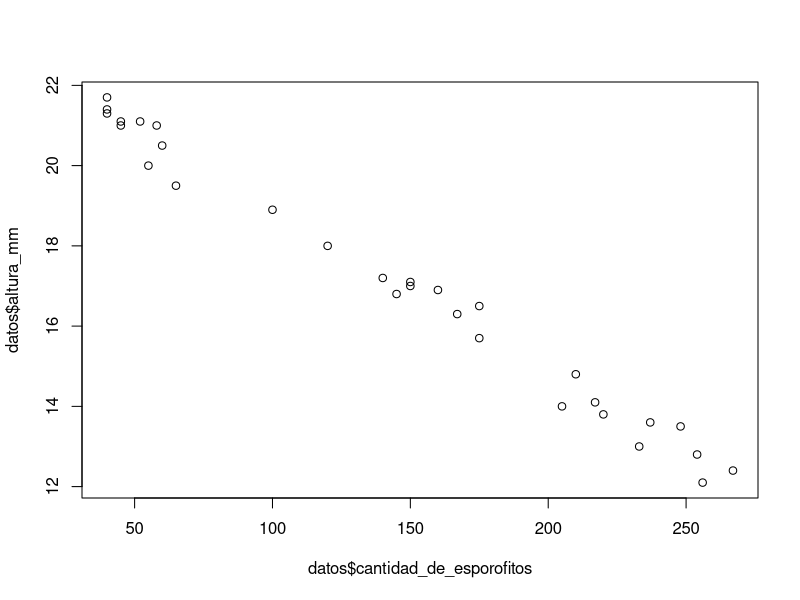
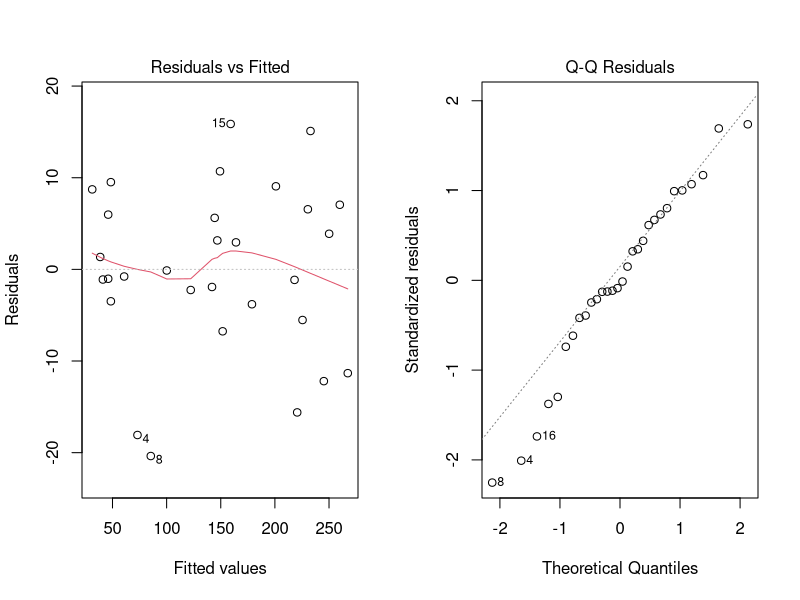

The R source for these figures, in order:
## ---- chunk 1
# Instalación y carga de paquetes  
# Incluye ggplot2, dplyr, tidyr
if (!require("tidyverse")) install.packages("tidyverse")

# Se utiliza para evaluar el supuesto de homocedasticidad
if (!require("car")) install.packages("car")

# Se utiliza para importar archivos de Excel
if (!require("readxl")) install.packages("readxl")
## ---- chunk 2
# Importar un archivo csv
datos <- read_excel("esporofitos.xlsx")

# Visualizar los primeros registros del data frame
head(datos)
## ---- chunk 3
# Elaboración de un gráfico de dispersión entre altura y cantidad
plot(datos$cantidad_de_esporofitos, datos$altura_mm)
## ---- chunk 4
# Ajuste del modelo
regsimple <- lm(datos$cantidad_de_esporofitos ~ datos$altura_mm)
summary(regsimple)
## ---- chunk 5
# Gráficos de diagnóstico de los supuestos
par(mfrow=c(1,2)) # Crea una matriz de dos gráficos
plot(regsimple, which=1:2)
par(mfrow=c(1,1)) # Devuelve a su estado normal el área de gráficos
## ---- chunk 6
# Realizar la prueba de Shapiro-Wilk en los residuos
shapiro.test(residuals(regsimple))
## ---- chunk 7
# Realizar prueba para el supuesto de homocedasticidad
ncvTest(regsimple)
